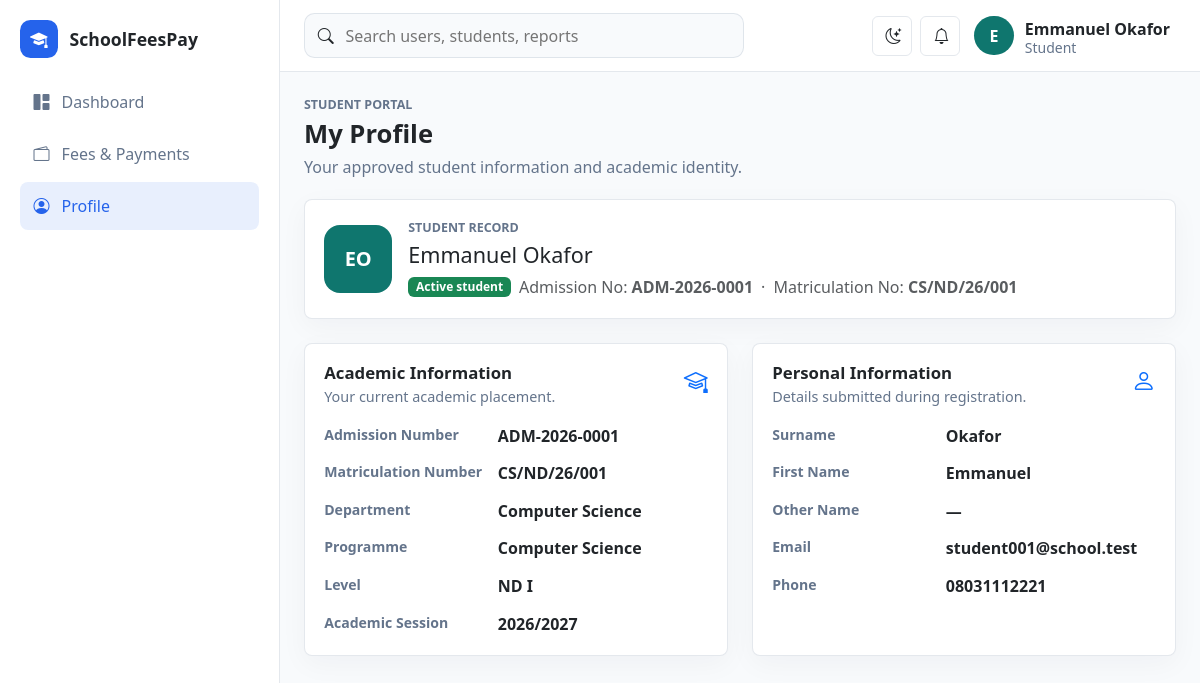
Page /schoolfeespay/profile (signed in) on the committed database.
### tables this page shows
CREATE TABLE students (
    id BIGINT UNSIGNED AUTO_INCREMENT PRIMARY KEY,
    user_id BIGINT UNSIGNED NULL UNIQUE,
    class_stream_id BIGINT UNSIGNED NULL,
    department_id BIGINT UNSIGNED NULL,
    admission_no VARCHAR(60) NULL UNIQUE,
    matriculation_no VARCHAR(60) NULL UNIQUE,
    first_name VARCHAR(100) NOT NULL,
    other_name VARCHAR(100) NULL,
    last_name VARCHAR(100) NOT NULL,
    email VARCHAR(190) NULL,
    phone VARCHAR(40) NULL,
    date_of_birth DATE NULL,
    gender ENUM('male', 'female', 'other') NOT NULL,
    nationality VARCHAR(80) NULL,
    religion VARCHAR(80) NULL,
    programme VARCHAR(120) NULL,
    level VARCHAR(50) NULL,
    academic_session VARCHAR(20) NULL,
    medical_notes TEXT NULL,
    emergency_contact VARCHAR(120) NULL,
    previous_school VARCHAR(160) NULL,
    status ENUM('pending', 'active', 'rejected', 'transferred', 'graduated', 'suspended', 'inactive') NOT NULL DEFAULT 'pending',
    created_at TIMESTAMP DEFAULT CURRENT_TIMESTAMP,
    updated_at TIMESTAMP DEFAULT CURRENT_TIMESTAMP ON UPDATE CURRENT_TIMESTAMP,
    INDEX idx_students_class_status (class_stream_id, status),
    CONSTRAINT fk_students_user FOREIGN KEY (user_id) REFERENCES users(id) ON DELETE SET NULL,
    CONSTRAINT fk_students_class FOREIGN KEY (class_stream_id) REFERENCES class_streams(id) ON DELETE SET NULL,
    CONSTRAINT fk_students_department FOREIGN KEY (department_id) REFERENCES departments(id) ON DELETE SET NULL
);

CREATE TABLE departments (
    id BIGINT UNSIGNED AUTO_INCREMENT PRIMARY KEY,
    name VARCHAR(120) NOT NULL UNIQUE,
    code VARCHAR(30) NOT NULL UNIQUE,
    created_at TIMESTAMP DEFAULT CURRENT_TIMESTAMP
);

### app/Core/View.php (called while the page is built, shortened)
<?php
final class View
{
    public static function render(string $view, array $data = [], string $layout = 'app'): void
    {
        extract($data, EXTR_SKIP);
        $viewFile = dirname(__DIR__) . "/Views/{$view}.php";
        require $viewFile;
    }
}

### app/Controllers/StudentController.php (called while the page is built, shortened)
<?php
final class StudentController
{
    public function profile(): void
    {
        $user = Auth::user();
        $student = Student::profileByUserId((int)$user['id']);
        View::render('students/profile', ['title' => 'My Profile', 'student' => $student]);
    }
}

### app/Core/Router.php (called while the page is built, shortened)
<?php
final class Router
{
    private array $routes = [];
    public function get(string $path, array $handler): void
    {
        $this->routes['GET'][$this->normalize($path)] = $handler;
    }
    public function post(string $path, array $handler): void
    {
        $this->routes['POST'][$this->normalize($path)] = $handler;
    }
    public function dispatch(): void
    {
        $method = Request::method();
        $path = Request::path();
        $handler = $this->routes[$method][$path] ?? null;
        [$class, $action] = $handler;
        (new $class())->{$action}();
    }
    private function normalize(string $path): string
    {
        return '/' . trim($path, '/');
    }
}

### public/index.php (called while the page is built, shortened)
<?php
spl_autoload_register(function (string $class): void {
    $prefix = 'App\\';
    $relative = str_replace('\\', '/', substr($class, strlen($prefix)));
    $file = dirname(__DIR__) . '/app/' . $relative . '.php';
});
require dirname(__DIR__) . '/app/Core/helpers.php';
$config = require dirname(__DIR__) . '/config/app.php';
$router = new Router();
$router->get('/', [DashboardController::class, 'index']);
$router->get('/login', [AuthController::class, 'showLogin']);
$router->post('/login', [AuthController::class, 'login']);
$router->post('/logout', [AuthController::class, 'logout']);
$router->get('/dashboard', [DashboardController::class, 'index']);
$router->get('/profile', [StudentController::class, 'profile']);
$router->get('/users', [UserController::class, 'index']);
$router->get('/users/create', [UserController::class, 'create']);
$router->post('/users', [UserController::class, 'store']);
$router->get('/users/edit', [UserController::class, 'edit']);
$router->post('/users/update', [UserController::class, 'update']);
$router->post('/users/delete', [UserController::class, 'destroy']);
$router->get('/register', [StudentController::class, 'register']);
$router->post('/register', [StudentController::class, 'storeRegistration']);
$router->get('/students', [StudentController::class, 'index']);
$router->get('/students/create', [StudentController::class, 'create']);
$router->post('/students', [StudentController::class, 'store']);
$router->get('/students/edit', [StudentController::class, 'edit']);
$router->post('/students/update', [StudentController::class, 'update']);
$router->post('/students/delete', [StudentController::class, 'destroy']);
$router->get('/students/pending', [StudentController::class, 'pending']);
$router->post('/students/approve', [StudentController::class, 'approve']);
$router->post('/students/reject', [StudentController::class, 'reject']);
$router->get('/teachers', [TeacherController::class, 'index']);
$router->get('/teachers/create', [TeacherController::class, 'create']);
$router->post('/teachers', [TeacherController::class, 'store']);
$router->get('/teachers/edit', [TeacherController::class, 'edit']);
$router->post('/teachers/update', [TeacherController::class, 'update']);
$router->post('/teachers/delete', [TeacherController::class, 'destroy']);
$router->get('/parents', [ParentController::class, 'index']);
$router->get('/parents/create', [ParentController::class, 'create']);
$router->post('/parents', [ParentController::class, 'store']);
$router->get('/parents/edit', [ParentController::class, 'edit']);
$router->post('/parents/update', [ParentController::class, 'update']);
$router->post('/parents/delete', [ParentController::class, 'destroy']);
$router->get('/classes', [ClassController::class, 'index']);
$router->get('/classes/create', [ClassController::class, 'create']);
$router->post('/classes', [ClassController::class, 'store']);
$router->get('/classes/edit', [ClassController::class, 'edit']);
$router->post('/classes/update', [ClassController::class, 'update']);
$router->post('/classes/delete', [ClassController::class, 'destroy']);
$router->get('/fees', [FeeController::class, 'index']);
$router->get('/fees/receipt', [FeeController::class, 'receipt']);
$router->post('/fees/invoice', [FeeController::class, 'invoice']);
$router->post('/fees/payment', [FeeController::class, 'payment']);
$router->post('/fees/verify', [FeeController::class, 'verify']);
$router->dispatch();

### app/Core/Auth.php (called while the page is built, shortened)
<?php
final class Auth
{
    public static function user(): ?array
    {
        return $_SESSION['user'] ?? null;
    }
}

### config/database.php (called while the page is built)
<?php
return [
    'host' => '127.0.0.1',
    'port' => '3306',
    'database' => 'schoolfeespay',
    'username' => 'root',
    'password' => '',
    'charset' => 'utf8mb4',
];

### app/Core/Database.php (called while the page is built, shortened)
<?php
final class Database
{
    private static ?PDO $connection = null;
    public static function connection(): PDO
    {
        $config = require dirname(__DIR__, 2) . '/config/database.php';
        $dsn = sprintf(
            'mysql:host=%s;port=%s;dbname=%s;charset=%s',
            $config['host'],
            $config['port'],
            $config['database'],
            $config['charset']
        );
        try {
            self::$connection = new PDO($dsn, $config['username'], $config['password'], [
                PDO::ATTR_ERRMODE => PDO::ERRMODE_EXCEPTION,
                PDO::ATTR_DEFAULT_FETCH_MODE => PDO::FETCH_ASSOC,
                PDO::ATTR_EMULATE_PREPARES => false,
            ]);
        } catch (PDOException $exception) {
            http_response_code(500);
            exit('Database connection failed. Check config/database.php and import database/schema.sql.');
        }
        return self::$connection;
    }
}

### app/Models/Student.php (called while the page is built, shortened)
<?php
final class Student
{
    public static function profileByUserId(int $userId): ?array
    {
        $stmt = Database::connection()->prepare(
            'SELECT students.*, departments.name AS department_name
             FROM students
             LEFT JOIN departments ON departments.id = students.department_id
             WHERE students.user_id = :user_id
             LIMIT 1'
        );
        $stmt->execute(['user_id' => $userId]);
        return $stmt->fetch() ?: null;
    }
}

### app/Core/helpers.php (called while the page is built, shortened)
<?php
function app_config(string $key, mixed $default = null): mixed
{
    static $config = null;
    $config ??= require dirname(__DIR__, 2) . '/config/app.php';
    return $config[$key] ?? $default;
}
function e(mixed $value): string
{
    return htmlspecialchars((string)$value, ENT_QUOTES, 'UTF-8');
}

### app/Views/students/profile.php (the view)
<div class="page-heading">
    <div>
        <p class="eyebrow">Student portal</p>
        <h1>My Profile</h1>
        <p class="page-subtitle">Your approved student information and academic identity.</p>
    </div>
</div>
<section class="profile-hero panel mb-4">
    <div class="profile-avatar"><?= e(strtoupper(substr($student['first_name'], 0, 1) . substr($student['last_name'], 0, 1))) ?></div>
    <div>
        <p class="eyebrow mb-1">Student record</p>
        <h2><?= e(trim($student['first_name'] . ' ' . ($student['other_name'] ? $student['other_name'] . ' ' : '') . $student['last_name'])) ?></h2>
        <div class="d-flex flex-wrap gap-2 align-items-center">
            <span class="badge text-bg-success">Active student</span>
            <span class="text-muted">Admission No: <strong><?= e($student['admission_no'] ?? '—') ?></strong></span>
            <span class="text-muted">·</span>
            <span class="text-muted">Matriculation No: <strong><?= e($student['matriculation_no'] ?? 'Pending') ?></strong></span>
        </div>
    </div>
</section>
<div class="row g-4">
    <div class="col-lg-6">
        <section class="panel h-100">
            <div class="panel-header"><div><h2>Academic Information</h2><p>Your current academic placement.</p></div><i class="bi bi-mortarboard text-primary fs-4"></i></div>
            <dl class="detail-list mb-0">
                <dt>Admission Number</dt><dd><?= e($student['admission_no'] ?? '—') ?></dd>
                <dt>Matriculation Number</dt><dd><?= e($student['matriculation_no'] ?? 'Pending') ?></dd>
                <dt>Department</dt><dd><?= e($student['department_name'] ?? '—') ?></dd>
                <dt>Programme</dt><dd><?= e($student['programme'] ?? '—') ?></dd>
                <dt>Level</dt><dd><?= e($student['level'] ?? '—') ?></dd>
                <dt>Academic Session</dt><dd><?= e($student['academic_session'] ?? '—') ?></dd>
            </dl>
        </section>
    </div>
    <div class="col-lg-6">
        <section class="panel h-100">
            <div class="panel-header"><div><h2>Personal Information</h2><p>Details submitted during registration.</p></div><i class="bi bi-person text-primary fs-4"></i></div>
            <dl class="detail-list mb-0">
                <dt>Surname</dt><dd><?= e($student['last_name']) ?></dd>
                <dt>First Name</dt><dd><?= e($student['first_name']) ?></dd>
                <dt>Other Name</dt><dd><?= e($student['other_name'] ?? '—') ?></dd>
                <dt>Email</dt><dd><?= e($student['email'] ?? '—') ?></dd>
                <dt>Phone</dt><dd><?= e($student['phone'] ?? '—') ?></dd>
            </dl>
        </section>
    </div>
</div>

### public/assets/css/app.css (style rules this page uses)
:root { --sidebar-width: 280px; --border-color: rgba(148, 163, 184, .25); --surface: #ffffff; --muted-surface: #f8fafc; --text-soft: #64748b; }
body { background: var(--muted-surface); color: var(--bs-body-color); }
.page-heading { display: flex; justify-content: space-between; align-items: center; gap: 1rem; margin-bottom: 1.25rem; }
.page-heading h1 { margin: 0; font-size: clamp(1.6rem, 2vw, 2.2rem); font-weight: 800; }
.page-subtitle { margin: .35rem 0 0; color: var(--text-soft); }
.summary-list, .detail-list { display: grid; gap: .85rem; }
.summary-list span, .detail-list dt { color: var(--text-soft); font-size: .88rem; }
.detail-list { grid-template-columns: minmax(10rem, .8fr) 1.2fr; margin: 0; }
.detail-list dd { margin: 0; font-weight: 700; }
.profile-hero { display: flex; align-items: center; gap: 1rem; }
.profile-hero h2 { margin: 0 0 .45rem; font-size: 1.35rem; }
.profile-avatar { width: 4.25rem; height: 4.25rem; display: grid; place-items: center; flex: 0 0 auto; border-radius: 1rem; background: #0f766e; color: #fff; font-size: 1.25rem; font-weight: 800; }
.eyebrow { margin: 0 0 .25rem; color: var(--text-soft); font-size: .78rem; text-transform: uppercase; font-weight: 800; }
.metric-card, .panel { background: var(--surface); border: 1px solid var(--border-color); border-radius: .5rem; box-shadow: 0 8px 28px rgba(15, 23, 42, .04); }
.panel { padding: 1.2rem; }
.panel-header { display: flex; justify-content: space-between; gap: 1rem; margin-bottom: 1rem; }
.panel-header h2 { font-size: 1.05rem; margin: 0; font-weight: 800; }
.panel-header p, .activity-item p { margin: .15rem 0 0; color: var(--text-soft); font-size: .9rem; }

### rows in the picture
students: first_name+last_name "EO", first_name+other_name+last_name "Emmanuel Okafor", admission_no "ADM-2026-0001", matriculation_no "CS/ND/26/001", department.name "Computer Science", programme "Computer Science", level "ND I", academic_session "2026/2027", last_name "Okafor", first_name "Emmanuel", other_name "—", email "student001@school.test", phone "08031112221"

### other values in the picture
app_config('name') "SchoolFeesPay"
substr(current_user()['name'] ?? 'U', 0, 1) "E"
current_user()['name'] "Emmanuel Okafor"
current_user()['role'] "Student"
